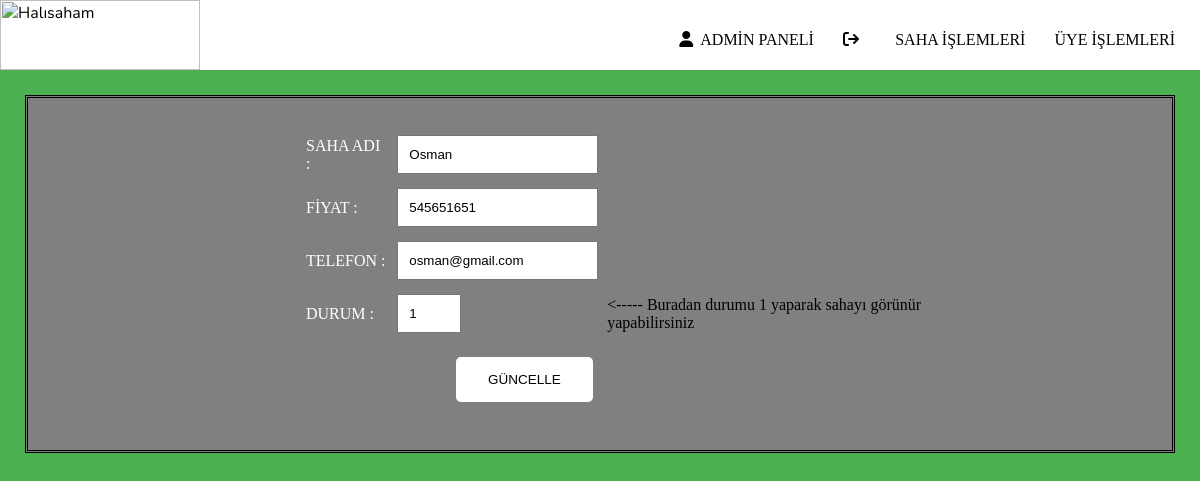
Screenshot of /admin/ustatus.php?id=18 with the database file from the repository.
### tables this page shows
CREATE TABLE `users` (
  `id` int NOT NULL,
  `username` varchar(50) NOT NULL,
  `ad` varchar(50) NOT NULL,
  `soyad` varchar(50) NOT NULL,
  `tel` varchar(50) NOT NULL,
  `email` varchar(50) NOT NULL,
  `sifre` varchar(50) NOT NULL,
  `perm` varchar(50) NOT NULL DEFAULT 'user',
  `status` tinyint(1) NOT NULL DEFAULT '0'
);

### htdocs/admin/ustatus.php (the view, shortened to what this page needs)
<?php
$ip = "localhost";
$user = "root";
$password = "root";
$db = "halisaha";
try{
    $db = new PDO("mysql:host=$ip;dbname=$db",$user,$password);
    $db->exec("SET CHARSET UTF8");
}catch(PDOException $e){
    die ("Hata var");
}
?>
<?php
$users=$db->prepare("SELECT * FROM users WHERE id=?");
$users->execute(array(intval($_GET['id'])));
$users=$users->fetch();
?>
<html lang="tr">
<head>
    <link rel="stylesheet" href="stylem.css">
</head>
<body>
<section style="background: white" class="" id="">
    <div id="logo" >    <img src="img/logo.jpg" width="200" height="70" alt="Halısaham" />
        <nav>
            <a style="color: black" href="index.php"><i class="fa-solid fa-user ikon"></i>ADMİN PANELİ</a>
            <a style="color: black" href="../index.php"><i class="fa-solid fa-arrow-right-from-bracket ikon"></i></a>
            <a style="color: black" href="sahaoptions.php">SAHA İŞLEMLERİ</a>
            <a style="color: black" href="uyeoptions.php">ÜYE İŞLEMLERİ</a>
        </nav>
</section>
<div class="profil">
    <div class="sag">
        <form action='uguncels.php' method="post">
            <table width="700"   height="150" ">
            <tr>
                <td><input type="hidden" id="sahadi" name="id"  value="<?php echo $users['id']?>" "></td>
            </tr>
            <tr>
                <td><label id="saha">SAHA ADI : </label> </td>
                <td><input type="text" id="sahadi" name="username"  value="<?php echo $users['username']?>" "></td>
            </tr>
            <tr>
                <td> <label id="saha">FİYAT : </label>  </td>
                <td><input type="text" id="fiyat" name="tel" value="<?php echo $users['tel']?>" "></td>
            </tr>
            <tr>
                <td>  <label id="saha">TELEFON : </label> </td>
                <td><input type="text" id="tel" name="email" value="<?php echo $users['email']?>" "></td>
            </tr>
            <tr>
                <td>  <label id="saha">DURUM : </label> </td>
                <td><input type="number" min="0" max="1" id="tel" name="durum" value="<?php echo $users['status']?>" "></td>
                <td><label for=""><----- Buradan durumu 1 yaparak sahayı görünür yapabilirsiniz</label></td>
            </tr>
            <td colspan="2"><button class="button" type="submit" name="ekle" value="ekle">GÜNCELLE</button></td>
            <tr>
                <td colspan="2"></td>
            </tr>
            </table>
        </form>
    </div>
</div>
</body>
</html>

### htdocs/admin/stylem.css (style rules this page uses)
* { box-sizing: border-box; }
body { font-family: 'Nunito', sans-serif; margin: 0; background-color: #4CAF50 ; background-size: cover; background-position: center; }
nav { float: right; line-height: 80px; }
nav a:link { text-decoration: none; margin-right: 25px; color :floralwhite; }
.ikon { margin-right: 7px; font-size: 16px; }

### htdocs/admin/ustatus.php (style rules this page uses)
.profil { width: auto; height: auto; background-color: gray; margin:25px; padding: 25px; display: flex; position: relative; border-style: double; }
a { text-decoration: none; line-height: 50px; color: white; font-family: "Calisto MT"; }
.sag { margin-left: 250px; justify-content: space-between; font-family: "Calisto MT"; color: black; }
#sahadi { padding: 10px; margin: 5px; }
#fiyat { padding: 10px; margin: 5px; }
#tel { padding: 10px; margin: 5px; }
#saha { width: 200px; color: white; }
.button { background-color: white; border: none; color: black; padding: 15px 32px; text-align: center; text-decoration: none; display: inline-block; font-size: 13.5px; margin-left: 150px; margin-top: 15px; border-radius: 5px; }

### rows the page displays
users: username "Osman", tel "545651651", email "osman@gmail.com", durum "1"
